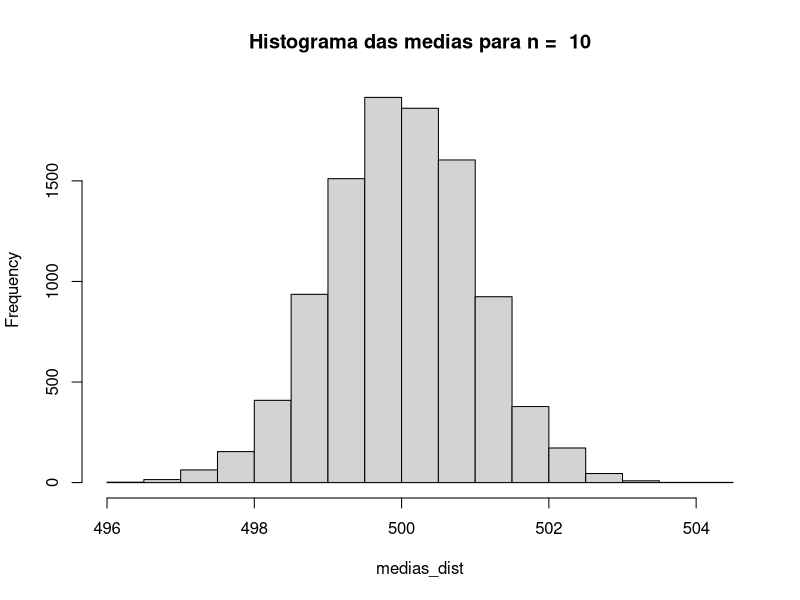
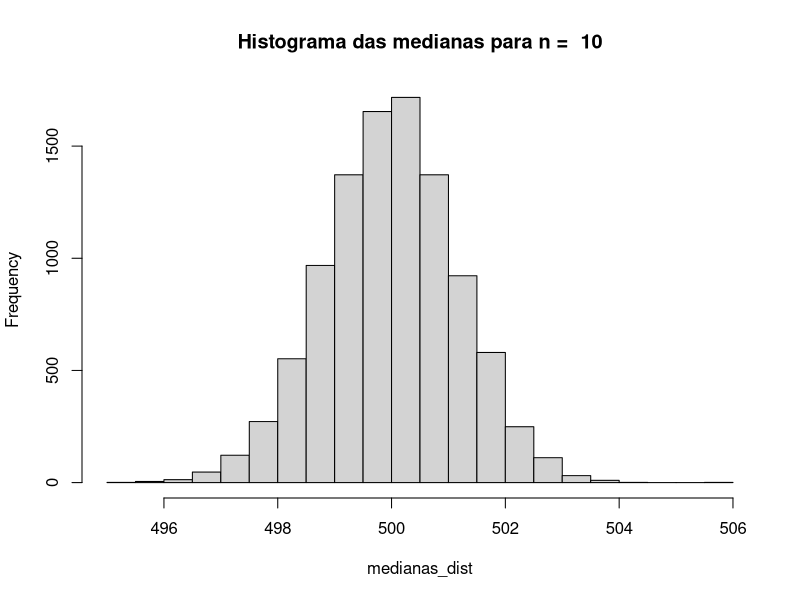
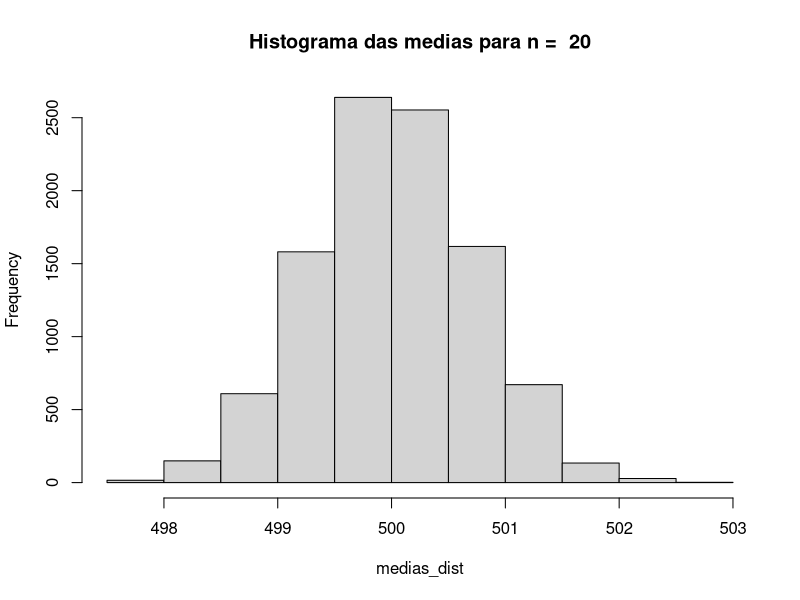
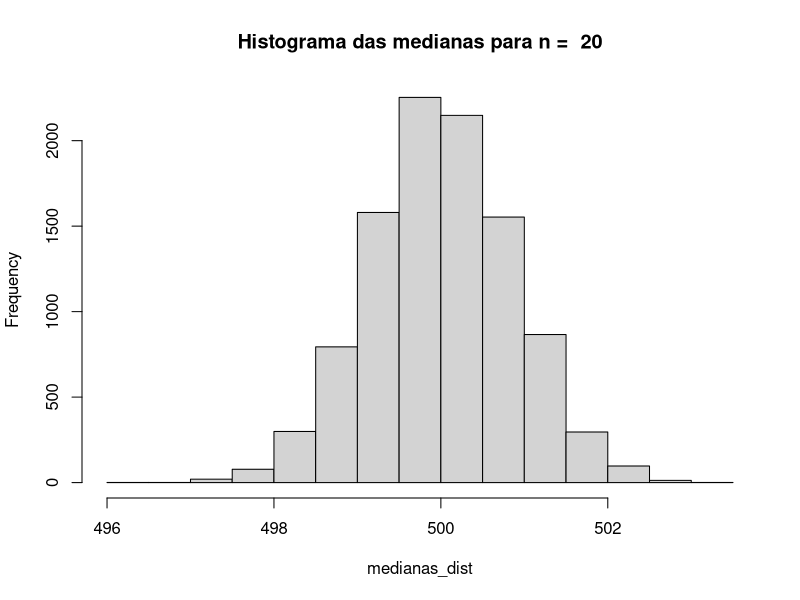
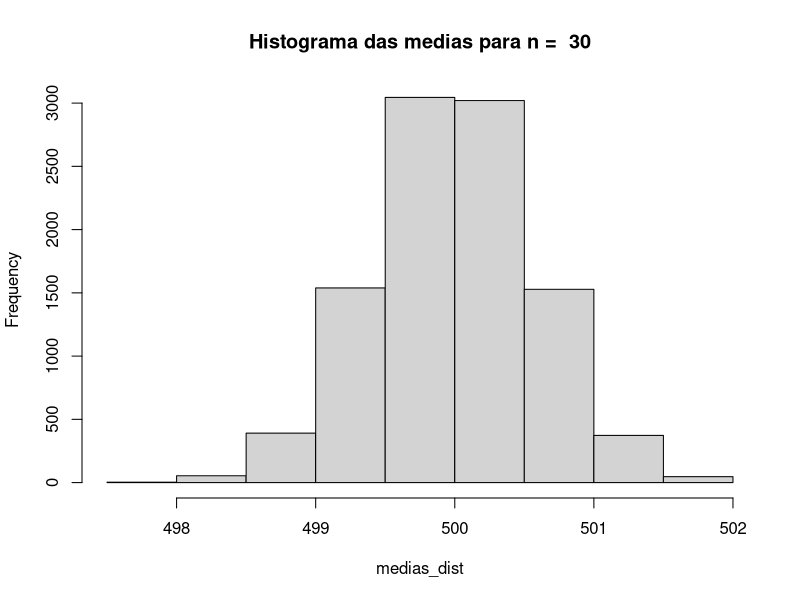
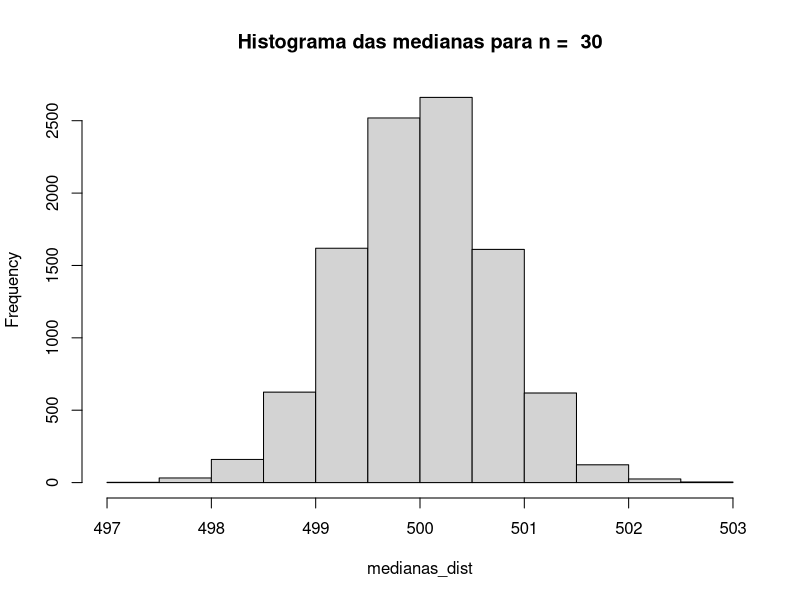
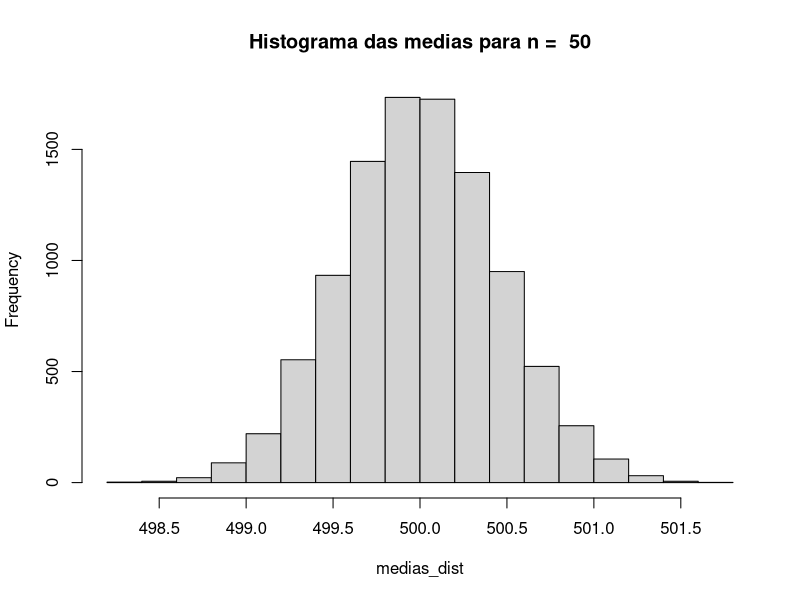
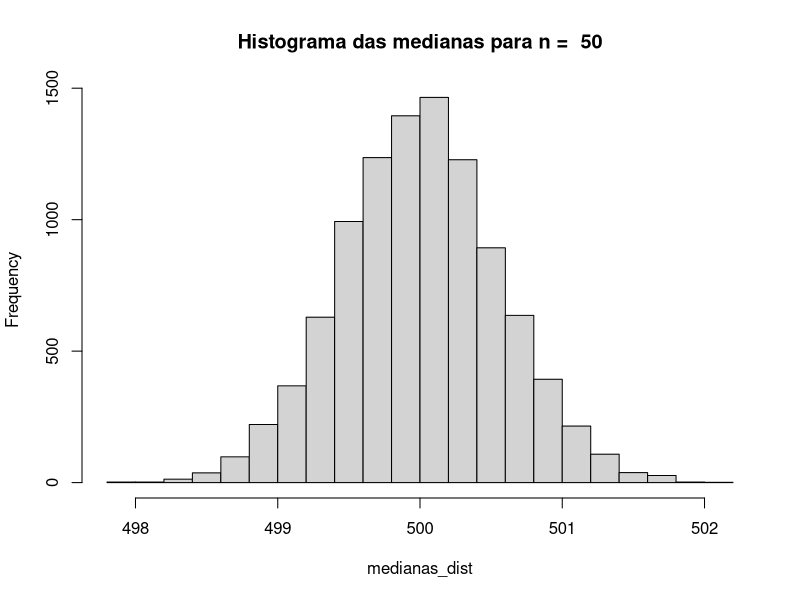

The R source for these figures, in order:
#### QUESTÃO 1 ####

n = c(10, 20,30,50,100)
dummie_matrix <- matrix(NA,ncol = 4, nrow = 5)


for (i in 1:5){
  medias_dist=c()
  medianas_dist=c()
  coluna_indice=1
  for (j in 1:10000) {
    pop=rnorm(n[i], mean=500, sd=sqrt(10))
    medias_dist=c(medias_dist, mean(pop))
    medianas_dist=c(medianas_dist, median(pop))
  }
  hist(medias_dist, main = paste("Histograma das medias para n = ", n[i]))
  hist(medianas_dist, main = paste("Histograma das medianas para n = ", n[i]))
  
  # variancia e distribuição do vetor de médias
  media_medias=mean(medias_dist)
  dummie_matrix[i,coluna_indice]=media_medias  
  coluna_indice=coluna_indice+1
  
  var_medias=var(medias_dist)
  dummie_matrix[i,coluna_indice]=var_medias  
  coluna_indice=coluna_indice+1
  
  # variancia e distribuição do vetor de medianas
  media_medianas=mean(medianas_dist)
  dummie_matrix[i,coluna_indice]=media_medianas  
  coluna_indice=coluna_indice+1
  var_medianas=var(medianas_dist)
  dummie_matrix[i,coluna_indice]=var_medianas  
  
}

df_dist = data.frame(dummie_matrix)
colnames(df_dist) = c("media_medias", "var_medias", "media_medianas", "var_medianas")
df_dist

#### QUESTÃO 2 ####

dummie_matrix2 <- matrix(NA,ncol = 2, nrow = 1)
qnt_amostra_unif=100
T1_dist_unif=c()
T2_dist_unif=c()
coluna_indice=1
for (j in 1:10000) {
  pop_unif=runif(qnt_amostra_unif, min=0, max=500)
  max_pop=max(pop_unif)
  T1_dist_unif=c(T1_dist_unif, 2*(mean(pop_unif)))
  T2_dist_unif=c(T2_dist_unif, (((qnt_amostra_unif+1)/qnt_amostra_unif)*max_pop))
}

hist(T1_dist_unif, main="Histograma do estimador T1")
hist(T2_dist_unif, main="Histograma do estimador T2")
mean(T1_dist_unif)-500
mean(T2_dist_unif)-500
var(T1_dist_unif)
var(T2_dist_unif)
